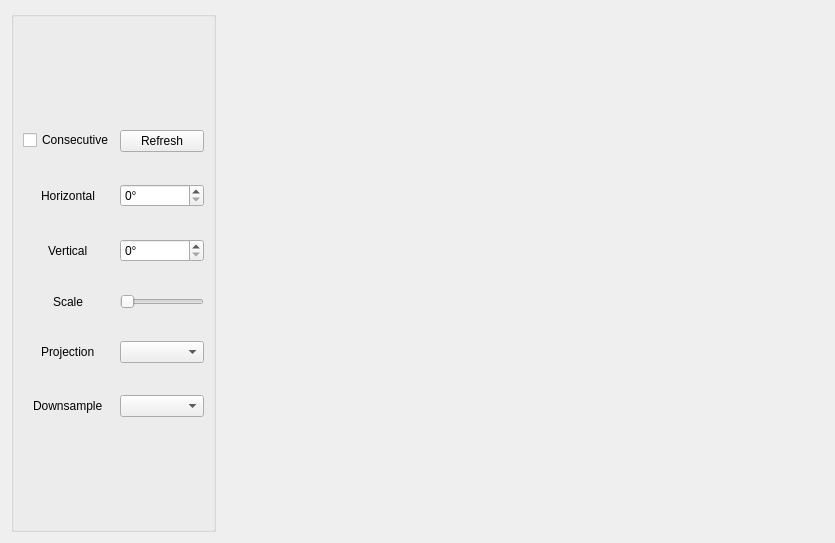
<?xml version="1.0" encoding="UTF-8"?>
<ui version="4.0">
 <class>Distance3DView</class>
 <widget class="QWidget" name="Distance3DView">
  <property name="geometry">
   <rect>
    <x>0</x>
    <y>0</y>
    <width>835</width>
    <height>543</height>
   </rect>
  </property>
  <property name="windowTitle">
   <string>Distance View</string>
  </property>
  <layout class="QHBoxLayout" name="horizontalLayout" stretch="0,1">
   <item>
    <widget class="QGroupBox" name="PARAM_GRP">
     <property name="title">
      <string/>
     </property>
     <layout class="QVBoxLayout" name="verticalLayout">
      <item>
       <spacer name="V_SPACER_1">
        <property name="orientation">
         <enum>Qt::Vertical</enum>
        </property>
        <property name="sizeHint" stdset="0">
         <size>
          <width>20</width>
          <height>40</height>
         </size>
        </property>
       </spacer>
      </item>
      <item>
       <layout class="QFormLayout" name="PARAM_LAYOUT">
        <property name="labelAlignment">
         <set>Qt::AlignCenter</set>
        </property>
        <item row="1" column="0" colspan="2">
         <spacer name="V_SPACER_3">
          <property name="orientation">
           <enum>Qt::Vertical</enum>
          </property>
          <property name="sizeHint" stdset="0">
           <size>
            <width>20</width>
            <height>20</height>
           </size>
          </property>
         </spacer>
        </item>
        <item row="2" column="0">
         <widget class="QLabel" name="HORIZONTAL_LBL">
          <property name="text">
           <string>Horizontal</string>
          </property>
         </widget>
        </item>
        <item row="2" column="1">
         <widget class="QSpinBox" name="H_ANGLE_SPIN">
          <property name="suffix">
           <string>°</string>
          </property>
          <property name="DirectionType" stdset="0">
           <number>0</number>
          </property>
         </widget>
        </item>
        <item row="3" column="0" colspan="2">
         <spacer name="V_SPACER_4">
          <property name="orientation">
           <enum>Qt::Vertical</enum>
          </property>
          <property name="sizeHint" stdset="0">
           <size>
            <width>20</width>
            <height>20</height>
           </size>
          </property>
         </spacer>
        </item>
        <item row="4" column="0">
         <widget class="QLabel" name="VERTICAL_LBL">
          <property name="text">
           <string>Vertical</string>
          </property>
         </widget>
        </item>
        <item row="4" column="1">
         <widget class="QSpinBox" name="V_ANGLE_SPIN">
          <property name="suffix">
           <string>°</string>
          </property>
          <property name="DirectionType" stdset="0">
           <number>1</number>
          </property>
         </widget>
        </item>
        <item row="5" column="0" colspan="2">
         <spacer name="V_SPACER_5">
          <property name="orientation">
           <enum>Qt::Vertical</enum>
          </property>
          <property name="sizeHint" stdset="0">
           <size>
            <width>20</width>
            <height>20</height>
           </size>
          </property>
         </spacer>
        </item>
        <item row="6" column="0">
         <widget class="QLabel" name="SCALE_LBL">
          <property name="text">
           <string>Scale</string>
          </property>
         </widget>
        </item>
        <item row="6" column="1">
         <widget class="QSlider" name="SCALE_SLIDER">
          <property name="orientation">
           <enum>Qt::Horizontal</enum>
          </property>
         </widget>
        </item>
        <item row="7" column="0" colspan="2">
         <spacer name="V_SPACER_6">
          <property name="orientation">
           <enum>Qt::Vertical</enum>
          </property>
          <property name="sizeHint" stdset="0">
           <size>
            <width>20</width>
            <height>20</height>
           </size>
          </property>
         </spacer>
        </item>
        <item row="8" column="0">
         <widget class="QLabel" name="PROJECTION_LBL">
          <property name="text">
           <string>Projection</string>
          </property>
         </widget>
        </item>
        <item row="8" column="1">
         <widget class="QComboBox" name="PROJECTION_LST"/>
        </item>
        <item row="10" column="0">
         <widget class="QLabel" name="DOWNSAMPLE_LBL">
          <property name="text">
           <string>Downsample</string>
          </property>
         </widget>
        </item>
        <item row="10" column="1">
         <widget class="QComboBox" name="DOWNSAMPLE_LST"/>
        </item>
        <item row="9" column="0" colspan="2">
         <spacer name="V_SPACER_7">
          <property name="orientation">
           <enum>Qt::Vertical</enum>
          </property>
          <property name="sizeHint" stdset="0">
           <size>
            <width>20</width>
            <height>20</height>
           </size>
          </property>
         </spacer>
        </item>
        <item row="0" column="0">
         <widget class="QCheckBox" name="CONSECUTIVE_CHK">
          <property name="text">
           <string>Consecutive</string>
          </property>
         </widget>
        </item>
        <item row="0" column="1">
         <widget class="QPushButton" name="REFRESH_BTN">
          <property name="text">
           <string>Refresh</string>
          </property>
         </widget>
        </item>
       </layout>
      </item>
      <item>
       <spacer name="V_SPACER_2">
        <property name="orientation">
         <enum>Qt::Vertical</enum>
        </property>
        <property name="sizeHint" stdset="0">
         <size>
          <width>20</width>
          <height>40</height>
         </size>
        </property>
       </spacer>
      </item>
     </layout>
    </widget>
   </item>
   <item>
    <widget class="QWidget" name="DISTANCE_DISPLAY" native="true"/>
   </item>
  </layout>
 </widget>
 <resources/>
 <connections/>
</ui>
